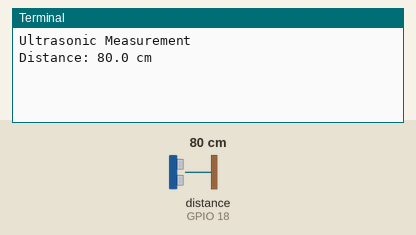
A program run on a simulated Raspberry Pi (BCM pin numbers). Shown: the last lines printed to the terminal. Inputs (shaded band) come from the test bench; at power-on: distance to the obstacle (sensor on GPIO 18) 80 cm. The echo pulse lasts 58.3 µs per cm; the clock reads 2024-03-15 10:24:30 at power-on unless the program sets it.

Above: at 1.2 s.
1.3 s: distance to the obstacle (sensor on GPIO 18) set to 2 cm
At 2.3 s:
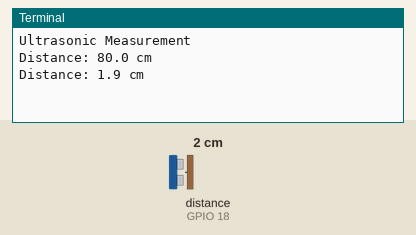
2.8 s: distance to the obstacle (sensor on GPIO 18) set to 4 cm
At 3.9 s:
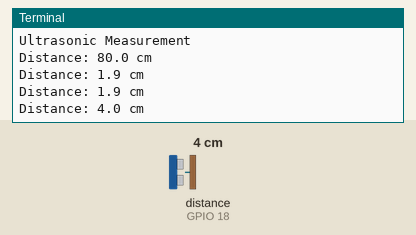
Timing chart, 0 to 5.8 s (numbered marks = the images above; inputs shaded):
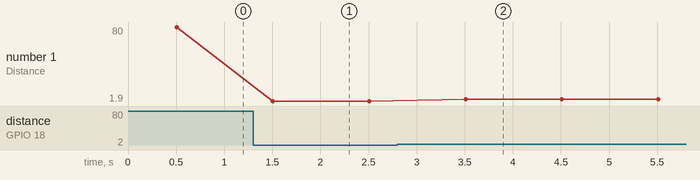

The program:

6-distance.py
```python
# CamjAM EduKit 3 - Robotics
# Worksheet 6 - Measuring Distance

import RPi.GPIO as GPIO # import the GPIO library
import time # import the time library

# set the GPIO modes
GPIO.setmode(GPIO.BCM)
GPIO.setwarnings(False)

# Define GPIO pins to use on the PI
pinTrigger = 17
pinEcho = 18

print('Ultrasonic Measurement')

# set pins as Output and Input
GPIO.setup(pinTrigger, GPIO.OUT) # Trigger
GPIO.setup(pinEcho, GPIO.IN) # Echo

try:
    # Repeat the next indented block forever
    while True:
        # Set the trigger to False (low)
        GPIO.output(pinTrigger, False)

        # Allow module to settle
        time.sleep(0.5)

        # Send 10us pule to trigger
        GPIO.output(pinTrigger, True)
        time.sleep(0.00001)
        GPIO.output(pinTrigger, False)

       # Start the timer
        StartTime = time.time()

        # The start time is reset until the Echo pin is taken high (==1)
        while GPIO.input(pinEcho)==0:
            StartTime = time.time()

        # Stop when the Echo pin is no longer high - the end time
        while GPIO.input(pinEcho)==1:
            StopTime = time.time()
        # If the sensor is too close to an object, the PI cannot see
        # the echo quickly enough, so it has to detect that problem
        # and say what happened
        if StopTime-StartTime >= 0.04:
            print('Hold on there! You are too close for me to see!')
            StopTime = StartTime
            break

        # Calculate pulse length
        ElapsedTime = StopTime - StartTime

        # Distance pulse travelled in that time is
        # time mulpilied by the speed of sound (cm/s)
        Distance = ElapsedTime * 34326

        # That was the distance there and back so halve the value
        Distance = Distance  / 2

        print('Distance: %.1f cm' % Distance)

        time.sleep(0.5)

# If you press CTRL+C, cleanup and stop
except KeyboardInterrupt:
    # Reset GPIO settings
    GPIO.cleanup()
```

Measured:
- after the input at 1.3 s, the terminal: prints a new line after 0.21 s (image 1)
- after the input at 2.8 s, the terminal: prints a new line after 0.71 s (image 2)
- plotted number 1: 80 → 1.9 after the input at 1.3 s, 1.9 → 4 after the input at 2.8 s
